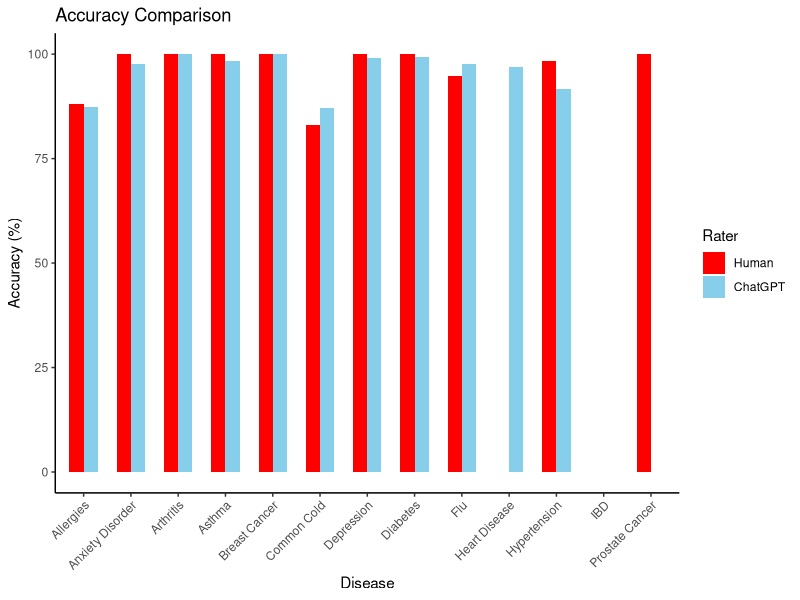

Reproduce this figure in R.
# Load required libraries
library(caret)
library(e1071)
library(pROC)
library(ggplot2)
library(tidyverse)
library(openxlsx)

# Read the data from CSV file
data <- read.csv("blinded_patient_data_with_adjusted_noise_and_id.csv")
data[data$Official_DX=="Cold","Official_DX"]<-"Common Cold"

# Define column names
official_col <- "Official_DX"
rater_col <- "Rater_DX_Clean"
chatgpt_cols <- c("ChatGPT_Clean_1", "ChatGPT_Clean_2", "ChatGPT_Clean_3")

# Confusion matrix function
confusionMatrixTable <- function(actual, predicted) {
  tab <- table(predicted, actual)
  tab <- addmargins(tab)
  tab <- cbind(tab, "Total" = rowSums(tab))
  tab <- rbind(tab, "Total" = colSums(tab))
  return(tab)
}

calculateMetrics <- function(actual, predicted) {
  levels_all <- union(levels(as.factor(actual)), levels(as.factor(predicted)))
  actual <- factor(as.factor(actual), levels = levels_all)
  predicted <- factor(as.factor(predicted), levels = levels_all)
  
  metrics <- list()
  for (disease in actual) {
    actual_bin <- (as.factor(ifelse(actual == disease, 1, 0)))
    predicted_bin <- (as.factor(ifelse(predicted == disease, 1, 0)))
    
    if(var(as.numeric(predicted_bin))==0){
      accuracy <- 0
      precision <- 0
      recall <- 0
      f1_score <- 0
    } else {
    
    confusion_mat <- confusionMatrix(predicted_bin, actual_bin, positive = "1")
    
    accuracy <- sum(actual_bin == predicted_bin) / length(actual_bin) * 100
    precision <- confusion_mat$byClass["Pos Pred Value"] * 100
    recall <- confusion_mat$byClass["Sensitivity"] * 100
    f1_score <- 2 * (precision * recall) / (precision + recall)
    
    }
    
    metrics[[disease]] <- list(accuracy = accuracy, precision = precision, 
                               recall = recall, f1_score = f1_score)
  }
  
  return(metrics)
}

# Calculate F1 Score
F1_Score <- function(actual, predicted) {
  precision <- posPredValue(actual, predicted)
  recall <- sensitivity(actual, predicted)
  f1_score <- 2 * (precision * recall) / (precision + recall)
  return(f1_score)
}


# Store results
results <- list()

# Calculate metrics for human rater
results$rater <- calculateMetrics(data$Official_DX, data$Rater_DX_Clean)

# Calculate metrics for ChatGPT
for (col in chatgpt_cols) {
  results[[col]] <- calculateMetrics(data$Official_DX, data[[col]])
}

# Print results
for (col in c("rater", chatgpt_cols)) {
  cat("Metrics for", col, "\n")
  cat("Accuracy:", results[[col]]$accuracy, "%\n")
  cat("Precision:", results[[col]]$precision, "%\n")
  cat("Recall:", results[[col]]$recall, "%\n")
  cat("F1 Score:", results[[col]]$f1_score, "\n\n")
}

# Create confusion matrix for human rater
rater_confusion <- confusionMatrixTable(data$Official_DX, data$Rater_DX_Clean)
cat("Confusion Matrix for Rater:\n")
print(rater_confusion)

# Create confusion matrix for ChatGPT
for (col in chatgpt_cols) {
  chatgpt_confusion <- confusionMatrixTable(data$Official_DX, data[[col]])
  cat("\nConfusion Matrix for", col, ":\n")
  print(chatgpt_confusion)
}

# Calculate metrics for ChatGPT
for (col in chatgpt_cols) {
  results[[col]] <- calculateMetrics(data$Official_DX, data[[col]])
}

# Create a data frame to store the accuracy results for all diseases
accuracy_results <- data.frame(Disease = levels(as.factor(data$Official_DX)))

# Add accuracy values for the human rater
accuracy_results$Human_Rater_Accuracy <- sapply(accuracy_results$Disease, function(disease) {
  results$rater[[disease]]$accuracy
})

# Add accuracy values for ChatGPT Clean 1
accuracy_results$ChatGPT_Clean_1_Accuracy <- sapply(accuracy_results$Disease, function(disease) {
  results$ChatGPT_Clean_1[[disease]]$accuracy
})

# Add accuracy values for ChatGPT Clean 2
accuracy_results$ChatGPT_Clean_2_Accuracy <- sapply(accuracy_results$Disease, function(disease) {
  results$ChatGPT_Clean_2[[disease]]$accuracy
})

# Add accuracy values for ChatGPT Clean 3
accuracy_results$ChatGPT_Clean_3_Accuracy <- sapply(accuracy_results$Disease, function(disease) {
  results$ChatGPT_Clean_3[[disease]]$accuracy
})

# Reshape the data frame to have the required structure
accuracy_df <- reshape2::melt(accuracy_results, id.vars = "Disease", variable.name = "Predictor", value.name = "Accuracy")

# Print the accuracy results data frame
print(accuracy_df)

# Visualization of accuracy results
predictors <- c("Human Rater", chatgpt_cols)

# Filter the rows corresponding to Heart Disease, IBD, Prostate Cancer, and Breast Cancer
target_diseases <- c("Heart Disease", "IBD", "Prostate Cancer", "Breast Cancer")
filtered_rows <- accuracy_df[accuracy_df$Disease %in% target_diseases, ]

# Print the filtered rows
print(filtered_rows)

# Create a data frame to store the accuracy results for all diseases
accuracy_results <- data.frame(Disease = levels(as.factor(data$Official_DX)))

# Add accuracy values for the human rater
accuracy_results$Human_Rater_Accuracy <- sapply(accuracy_results$Disease, function(disease) {
  results$rater[[disease]]$accuracy
})

# Add accuracy values for ChatGPT Clean 1
accuracy_results$ChatGPT_Clean_1_Accuracy <- sapply(accuracy_results$Disease, function(disease) {
  results$ChatGPT_Clean_1[[disease]]$accuracy
})

# Add accuracy values for ChatGPT Clean 2
accuracy_results$ChatGPT_Clean_2_Accuracy <- sapply(accuracy_results$Disease, function(disease) {
  results$ChatGPT_Clean_2[[disease]]$accuracy
})

# Add accuracy values for ChatGPT Clean 3
accuracy_results$ChatGPT_Clean_3_Accuracy <- sapply(accuracy_results$Disease, function(disease) {
  results$ChatGPT_Clean_3[[disease]]$accuracy
})

# Create a new data frame with Disease, Human Accuracy, and Median ChatGPT Accuracy
accuracy_table <- data.frame(
  Disease = accuracy_results$Disease,
  Human = accuracy_results$Human_Rater_Accuracy,
  ChatGPT = apply(accuracy_results[, -1], 1, median)
)

# Print the accuracy table
print(accuracy_table)

# Prepare colors and labels based on your requirement
color_vector = c("skyblue", "red")
label_vector = c("Human", "ChatGPT")
names(color_vector) <- label_vector

# Combine the human accuracy and median ChatGPT accuracy into a single data frame
accuracy_plot_data <- accuracy_table %>%
  pivot_longer(cols = c(Human, ChatGPT), names_to = "Rater", values_to = "Accuracy")


# Plot the accuracy comparison using ggplot2
accuracy_bar_chart <- ggplot(accuracy_plot_data, aes(x = Disease, y = Accuracy, fill = Rater)) +
  geom_bar(stat = "identity", position = "dodge", width = 0.6) +
  labs(title = "Accuracy Comparison", x = "Disease", y = "Accuracy (%)") +
  theme_classic() +  # Add classic theme
  scale_fill_manual(values = color_vector, labels = label_vector) +
  theme(axis.text.x = element_text(angle = 45, hjust = 1))  # Rotate x-axis labels

# Display the bar chart
print(accuracy_bar_chart)

# Extracting the diseases
diseases <- levels(as.factor(data$Official_DX))

# Initialize a data frame to store the F1 scores
f1_scores_table <- data.frame(Disease = diseases)

# Add F1 scores for the human rater
f1_scores_table$Human_Rater_F1 <- sapply(f1_scores_table$Disease, function(disease) {
  results$rater[[disease]]$f1_score
})

# Add F1 scores for ChatGPT Clean 1
f1_scores_table$ChatGPT_Clean_1_F1 <- sapply(f1_scores_table$Disease, function(disease) {
  results$ChatGPT_Clean_1[[disease]]$f1_score
})

# Add F1 scores for ChatGPT Clean 2
f1_scores_table$ChatGPT_Clean_2_F1 <- sapply(f1_scores_table$Disease, function(disease) {
  results$ChatGPT_Clean_2[[disease]]$f1_score
})

# Add F1 scores for ChatGPT Clean 3
f1_scores_table$ChatGPT_Clean_3_F1 <- sapply(f1_scores_table$Disease, function(disease) {
  results$ChatGPT_Clean_3[[disease]]$f1_score
})

# Print the F1 scores table
print(f1_scores_table)

# ADDITIONAL CODE FOR ACCURACY TABLE (NOT INCLUDED IN PAPER)

# Create a new data frame to store the accuracy results for all diseases
accuracy_table <- data.frame(Disease = levels(as.factor(data$Official_DX)))

# Add accuracy values for the human rater
accuracy_table$Human_Rater_Accuracy <- sapply(accuracy_table$Disease, function(disease) {
  results$rater[[disease]]$accuracy
})

# Add accuracy values for ChatGPT Clean 1
accuracy_table$ChatGPT_Clean_1_Accuracy <- sapply(accuracy_table$Disease, function(disease) {
  results$ChatGPT_Clean_1[[disease]]$accuracy
})

# Add accuracy values for ChatGPT Clean 2
accuracy_table$ChatGPT_Clean_2_Accuracy <- sapply(accuracy_table$Disease, function(disease) {
  results$ChatGPT_Clean_2[[disease]]$accuracy
})

# Add accuracy values for ChatGPT Clean 3
accuracy_table$ChatGPT_Clean_3_Accuracy <- sapply(accuracy_table$Disease, function(disease) {
  results$ChatGPT_Clean_3[[disease]]$accuracy
})

# Print the accuracy table
print(accuracy_table)


